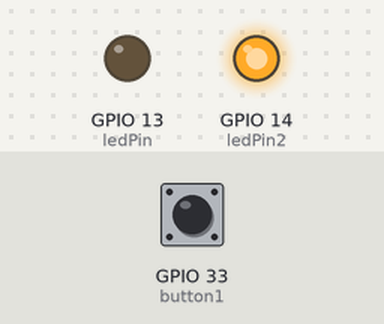
A sketch run on a simulated ESP32. Shown: output pins drawn as LEDs (lit = HIGH). The inputs (shaded band) are chosen by the test bench; at power-on: GPIO 33 (button1) LOW.

Above: at 1.8 s.
1.9 s: GPIO 33 (button1) pulled HIGH for 0.6 s
At 2.4 s:
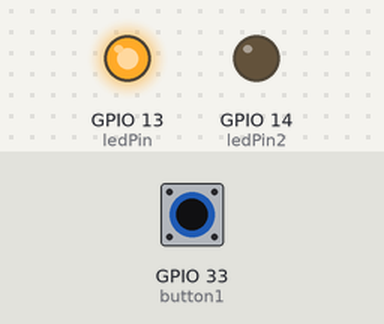
4.9 s: GPIO 33 (button1) pulled HIGH for 3.2 s
At 8.9 s:
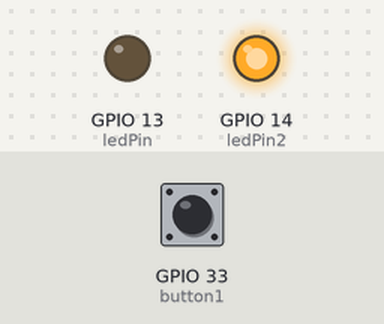
Timing chart, 0 to 10.4 s (numbered marks = the images above; inputs shaded):
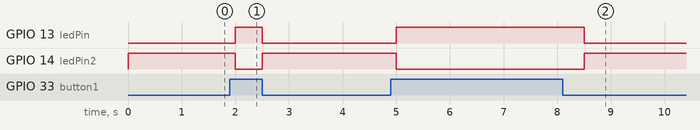

Measured:
- after the input at 1.9 s, GPIO 13 (ledPin): LOW → HIGH after 0.10 s, → LOW 0.50 s later; GPIO 14 (ledPin2): HIGH → LOW after 0.10 s, → HIGH 0.50 s later
- after the input at 4.9 s, GPIO 13 (ledPin): LOW → HIGH after 0.10 s, → LOW 3.5 s later; GPIO 14 (ledPin2): HIGH → LOW after 0.10 s, → HIGH 3.5 s later

The sketch:

ledBlink.ino
```cpp
int ledPin = 13;
int ledPin2 = 14;
int button1 = 33;
void setup() {
  pinMode(ledPin, OUTPUT);
  pinMode(ledPin2, OUTPUT);
  pinMode(button1, INPUT);
  // put your setup code here, to run once:

}

void loop() {
  if (digitalRead(button1) == HIGH) {
    digitalWrite(ledPin, HIGH);
    delay(500);
    digitalWrite(ledPin, LOW);
  } else {
    digitalWrite(ledPin2, HIGH);
    delay(500);
    digitalWrite(ledPin2, LOW);
    // put your main code here, to run repeatedly:

  }
}
```
